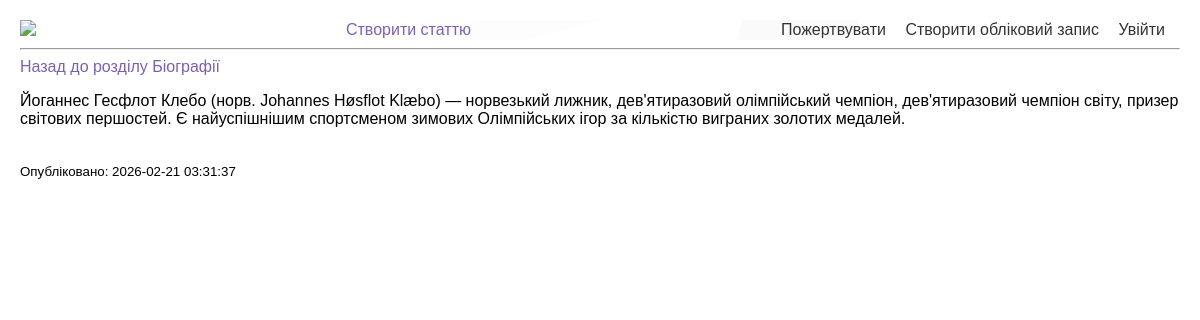
The page /biohrafii/13 on the database its author committed.
### tables this page shows
CREATE TABLE sections (
        id INTEGER PRIMARY KEY AUTOINCREMENT,
        name TEXT UNIQUE NOT NULL,
        slug TEXT UNIQUE NOT NULL
        );

CREATE TABLE posts (
        id INTEGER PRIMARY KEY AUTOINCREMENT,
        text TEXT NOT NULL, 
        image TEXT, 
        section_id INTEGER,
        created_at DATETTIME DEFAULT CURRENT_TIMESTAMP,
        FOREIGN KEY (section_id) REFERENCES sections(id)
        );

### main.py (the view)
@app.route("/<section_slug>/<post_id>")
def article(section_slug, post_id):
    sections = get_blog_sections()
    post = post_by_id(post_id)
    if not post:
        return "Статтю не знайдено", 404
    post_section = get_section_by_id(post["section_id"])
    return render_template("post_detail.html", sections=sections, post=post, post_section=post_section)

### db.py (called while the page is built)
def get_db():
    conn = sqlite3.connect(DB_Name)
    conn.row_factory = sqlite3.Row
    return conn

def get_blog_sections():
    with get_db() as db:
        sections = db.execute("SELECT * FROM sections").fetchall()
        return sections

def get_section_by_id(section_id):
    with get_db() as db:
        sections = db.execute("SELECT * FROM sections WHERE id = ?", (section_id,)).fetchone()
        return sections

def post_by_id(post_id):
    with get_db() as db:
        post = db.execute("SELECT * FROM posts WHERE id = ?", (post_id,)).fetchone()
        return post

### templates/post_detail.html (shortened to what this page needs)
{% extends "base.html" %}
{% block content %}
<div>
    <a href="{{ url_for('section_page', section_slug=post_section.slug) }}">
        Назад до розділу {{ post_section.name }}
    </a>
    <p>{{ post.text }}</p>
    <br>
    <small>Опубліковано: {{ post.created_at }}</small>
</div>
{% endblock %}

### static/css/style.css (style rules this page uses)
body { font-family: Arial, sans-serif; max-width: 2000px; margin: auto; padding: 20px }
a { color: rgb(125, 96, 176); text-decoration: none; }

### rows shown on the page
sections: name "Біографії"
posts: text "Йоганнес Гесфлот Клебо (норв. Johannes Høsflot Klæbo) — норвезький лижник, дев'ятиразовий олімпійський чемпіон, дев'ятиразовий чемпіон світу, призер світових першостей. Є найуспішнішим спортсменом зимових Олімпійських ігор за кількістю виграних золотих медалей.", created_at "2026-02-21 03:31:37"
